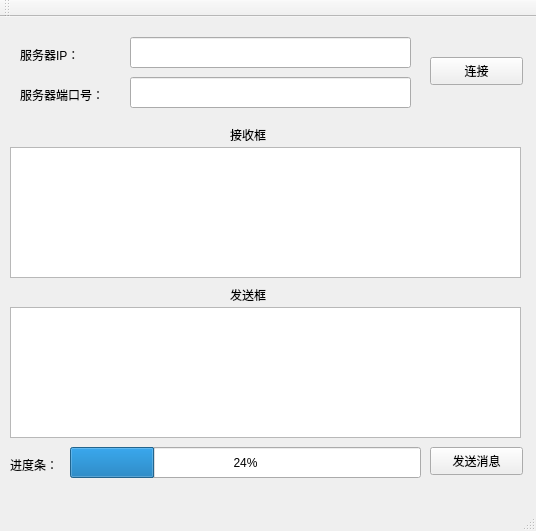
<?xml version="1.0" encoding="UTF-8"?>
<ui version="4.0">
 <class>MainWindow</class>
 <widget class="QMainWindow" name="MainWindow">
  <property name="geometry">
   <rect>
    <x>0</x>
    <y>0</y>
    <width>536</width>
    <height>531</height>
   </rect>
  </property>
  <property name="windowTitle">
   <string>Client</string>
  </property>
  <widget class="QWidget" name="centralWidget">
   <widget class="QTextEdit" name="textEdit">
    <property name="geometry">
     <rect>
      <x>10</x>
      <y>290</y>
      <width>511</width>
      <height>131</height>
     </rect>
    </property>
   </widget>
   <widget class="QPushButton" name="pushButton">
    <property name="geometry">
     <rect>
      <x>430</x>
      <y>430</y>
      <width>93</width>
      <height>28</height>
     </rect>
    </property>
    <property name="text">
     <string>发送消息</string>
    </property>
   </widget>
   <widget class="QLineEdit" name="lineEdit">
    <property name="geometry">
     <rect>
      <x>130</x>
      <y>20</y>
      <width>281</width>
      <height>31</height>
     </rect>
    </property>
   </widget>
   <widget class="QLabel" name="label">
    <property name="geometry">
     <rect>
      <x>20</x>
      <y>30</y>
      <width>101</width>
      <height>16</height>
     </rect>
    </property>
    <property name="text">
     <string>服务器IP：</string>
    </property>
   </widget>
   <widget class="QLabel" name="label_2">
    <property name="geometry">
     <rect>
      <x>20</x>
      <y>70</y>
      <width>111</width>
      <height>16</height>
     </rect>
    </property>
    <property name="text">
     <string>服务器端口号：</string>
    </property>
   </widget>
   <widget class="QLineEdit" name="lineEdit_2">
    <property name="geometry">
     <rect>
      <x>130</x>
      <y>60</y>
      <width>281</width>
      <height>31</height>
     </rect>
    </property>
   </widget>
   <widget class="QPushButton" name="pushButton_2">
    <property name="geometry">
     <rect>
      <x>430</x>
      <y>40</y>
      <width>93</width>
      <height>28</height>
     </rect>
    </property>
    <property name="text">
     <string>连接</string>
    </property>
   </widget>
   <widget class="QTextEdit" name="textEdit_2">
    <property name="geometry">
     <rect>
      <x>10</x>
      <y>130</y>
      <width>511</width>
      <height>131</height>
     </rect>
    </property>
    <property name="readOnly">
     <bool>true</bool>
    </property>
   </widget>
   <widget class="QLabel" name="label_3">
    <property name="geometry">
     <rect>
      <x>230</x>
      <y>110</y>
      <width>72</width>
      <height>15</height>
     </rect>
    </property>
    <property name="text">
     <string>接收框</string>
    </property>
   </widget>
   <widget class="QLabel" name="label_4">
    <property name="geometry">
     <rect>
      <x>230</x>
      <y>270</y>
      <width>72</width>
      <height>15</height>
     </rect>
    </property>
    <property name="text">
     <string>发送框</string>
    </property>
   </widget>
   <widget class="QProgressBar" name="progressBar">
    <property name="geometry">
     <rect>
      <x>70</x>
      <y>430</y>
      <width>351</width>
      <height>31</height>
     </rect>
    </property>
    <property name="value">
     <number>24</number>
    </property>
   </widget>
   <widget class="QLabel" name="label_5">
    <property name="geometry">
     <rect>
      <x>10</x>
      <y>440</y>
      <width>72</width>
      <height>15</height>
     </rect>
    </property>
    <property name="text">
     <string>进度条：</string>
    </property>
   </widget>
  </widget>
  <widget class="QMenuBar" name="menuBar">
   <property name="geometry">
    <rect>
     <x>0</x>
     <y>0</y>
     <width>536</width>
     <height>26</height>
    </rect>
   </property>
  </widget>
  <widget class="QToolBar" name="mainToolBar">
   <attribute name="toolBarArea">
    <enum>TopToolBarArea</enum>
   </attribute>
   <attribute name="toolBarBreak">
    <bool>false</bool>
   </attribute>
  </widget>
  <widget class="QStatusBar" name="statusBar"/>
 </widget>
 <layoutdefault spacing="6" margin="11"/>
 <resources/>
 <connections/>
</ui>
